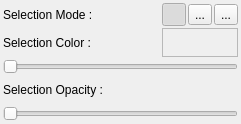
<?xml version="1.0" encoding="UTF-8"?>
<ui version="4.0">
 <class>SelectionDock</class>
 <widget class="QWidget" name="SelectionDock">
  <property name="geometry">
   <rect>
    <x>0</x>
    <y>0</y>
    <width>241</width>
    <height>124</height>
   </rect>
  </property>
  <property name="windowTitle">
   <string>Form</string>
  </property>
  <layout class="QGridLayout" name="gridLayout">
   <property name="leftMargin">
    <number>3</number>
   </property>
   <property name="topMargin">
    <number>3</number>
   </property>
   <property name="rightMargin">
    <number>3</number>
   </property>
   <property name="bottomMargin">
    <number>3</number>
   </property>
   <property name="spacing">
    <number>2</number>
   </property>
   <item row="0" column="2">
    <widget class="QToolButton" name="rectangle">
     <property name="toolTip">
      <string>Rectangle Selection</string>
     </property>
     <property name="text">
      <string>...</string>
     </property>
     <property name="icon">
      <iconset resource="../../Icons/ressources.qrc">
       <normaloff>:/Icons/selRec.png</normaloff>:/Icons/selRec.png</iconset>
     </property>
     <property name="checkable">
      <bool>true</bool>
     </property>
     <property name="autoExclusive">
      <bool>true</bool>
     </property>
    </widget>
   </item>
   <item row="0" column="3">
    <widget class="QToolButton" name="region">
     <property name="toolTip">
      <string>Region Selection</string>
     </property>
     <property name="text">
      <string>...</string>
     </property>
     <property name="icon">
      <iconset resource="../../Icons/ressources.qrc">
       <normaloff>:/Icons/selReg.png</normaloff>:/Icons/selReg.png</iconset>
     </property>
     <property name="checkable">
      <bool>true</bool>
     </property>
     <property name="autoExclusive">
      <bool>true</bool>
     </property>
    </widget>
   </item>
   <item row="0" column="0">
    <widget class="QLabel" name="label">
     <property name="text">
      <string>Selection Mode :</string>
     </property>
    </widget>
   </item>
   <item row="0" column="1">
    <widget class="QToolButton" name="pencil">
     <property name="toolTip">
      <string>Pencil Selection</string>
     </property>
     <property name="icon">
      <iconset resource="../../Icons/ressources.qrc">
       <normaloff>:/Icons/selPen.png</normaloff>:/Icons/selPen.png</iconset>
     </property>
     <property name="checkable">
      <bool>true</bool>
     </property>
     <property name="checked">
      <bool>true</bool>
     </property>
     <property name="autoExclusive">
      <bool>true</bool>
     </property>
    </widget>
   </item>
   <item row="3" column="0">
    <widget class="QLabel" name="label_3">
     <property name="text">
      <string>Selection Opacity :</string>
     </property>
    </widget>
   </item>
   <item row="2" column="0" colspan="4">
    <widget class="QSlider" name="horizontalSlider">
     <property name="orientation">
      <enum>Qt::Horizontal</enum>
     </property>
    </widget>
   </item>
   <item row="4" column="0" colspan="4">
    <widget class="QSlider" name="horizontalSlider_2">
     <property name="orientation">
      <enum>Qt::Horizontal</enum>
     </property>
    </widget>
   </item>
   <item row="1" column="0">
    <widget class="QLabel" name="label_2">
     <property name="text">
      <string>Selection Color :</string>
     </property>
    </widget>
   </item>
   <item row="1" column="1" colspan="3">
    <widget class="BColor" name="selectColor">
     <property name="frameShape">
      <enum>QFrame::StyledPanel</enum>
     </property>
     <property name="frameShadow">
      <enum>QFrame::Raised</enum>
     </property>
    </widget>
   </item>
  </layout>
 </widget>
 <customwidgets>
  <customwidget>
   <class>BColor</class>
   <extends>QFrame</extends>
   <header location="global">GUI/Tabs/bcolor.h</header>
   <container>1</container>
  </customwidget>
 </customwidgets>
 <resources>
  <include location="../../Icons/ressources.qrc"/>
 </resources>
 <connections/>
</ui>
